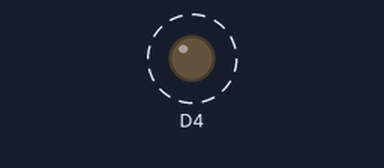
Bench run of a sketch on a simulated ESP8266 (NodeMCU). Shown: output pins drawn as LEDs (lit = HIGH). Dashed ring = blinking. What the sketch prints to the serial monitor is not drawn.

Above: at 0.2 s.
Timing chart, 0 to 3.0 s (numbered marks = the images above):
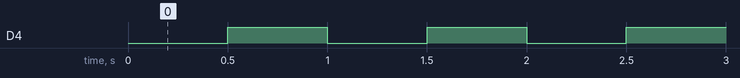

Measured:
- by itself, D4: alternates HIGH for 0.50 s and LOW for 0.50 s

The sketch:

Ch32v003_BlinkD4_UartHello.ino
```cpp
/*
  Ch32v003-f4p6

  - blinks D4 -> LED on board
*/

void setup()
{
//  Serial.begin(9600);
  Serial.begin(115200);

  Serial.println("Hello");

  pinMode(D4, OUTPUT);

  }

void loop()
{
  Serial.println("Blink");

  digitalWrite(D4, LOW);
   delay(500);
  digitalWrite(D4, HIGH);
   delay(500);

}
```
